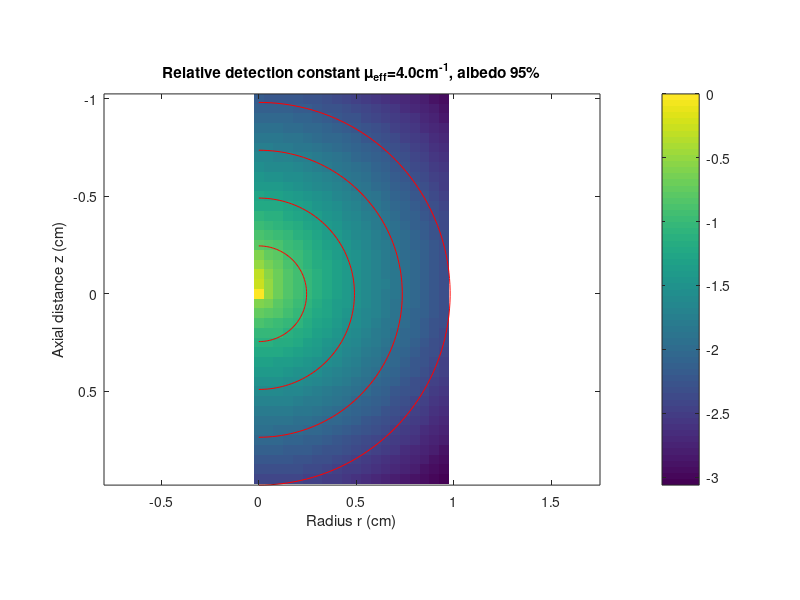
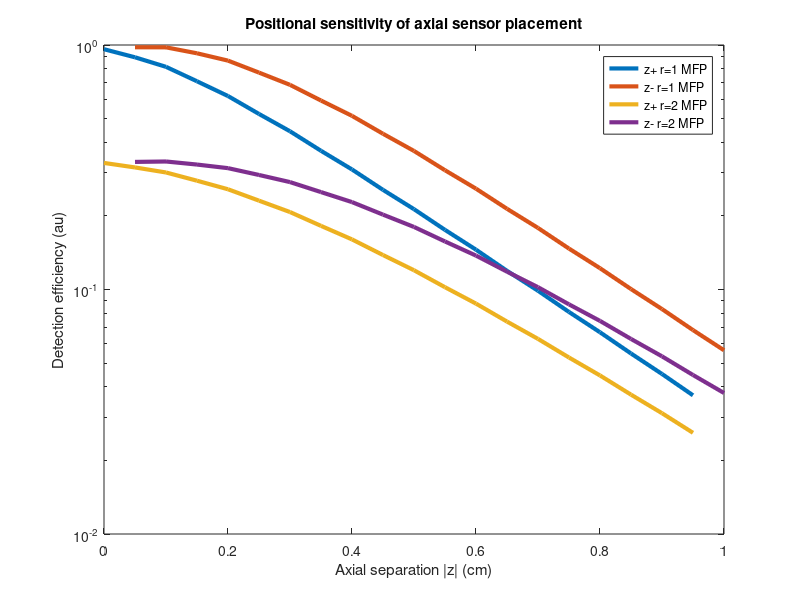

The MATLAB source for these figures, in order:
fid = fopen('map2d.csv','r');

mu_eff=sqrt(3*0.526*(0.526+10.0));

T = fscanf(fid,'%f,%f,%f\n',[3 Inf])';

r = reshape(T(:,1),40,20);
z = reshape(T(:,2),40,20);
f = reshape(T(:,3),40,20);

imagesc(r,z,log10(f/max(f(:))));

theta=linspace(-pi/2,pi/2,100);
ucirc_y = sin(theta);
ucirc_x = cos(theta);

R = 1/mu_eff;

hold on;

plot(1*R*ucirc_x,1*R*ucirc_y,'r-');
plot(2*R*ucirc_x,2*R*ucirc_y,'r-');
plot(3*R*ucirc_x,3*R*ucirc_y,'r-');
plot(4*R*ucirc_x,4*R*ucirc_y,'r-');

axis square
axis equal

title('Relative detection constant \mu_{eff}=4.0cm^{-1}, albedo 95%');
xlabel('Radius r (cm)');
ylabel('Axial distance z (cm)');
colorbar;

fclose(fid);

print 'map2d.png' '-dpng'


figure;

indices=[6 11];

z_line = z(:,indices);
z_pos  = z(21:end,indices);
z_neg  = flipud(z(1:20,indices));

f_line = f(:,indices);
f_pos  = f(21:end,indices);
f_neg  = flipud(f(1:20,indices));

lw = 3;

semilogy(z_pos(:,1),f_pos(:,1),'Linewidth',lw,-z_neg(:,1),f_neg(:,1),'Linewidth',lw,z_pos(:,2),f_pos(:,2),'Linewidth',lw,-z_neg(:,2),f_neg(:,2),'Linewidth',lw);

xlabel('Axial separation |z| (cm)');
ylabel('Detection efficiency (au)');
title('Positional sensitivity of axial sensor placement');
legend('z+ r=1 MFP','z- r=1 MFP','z+ r=2 MFP','z- r=2 MFP');

